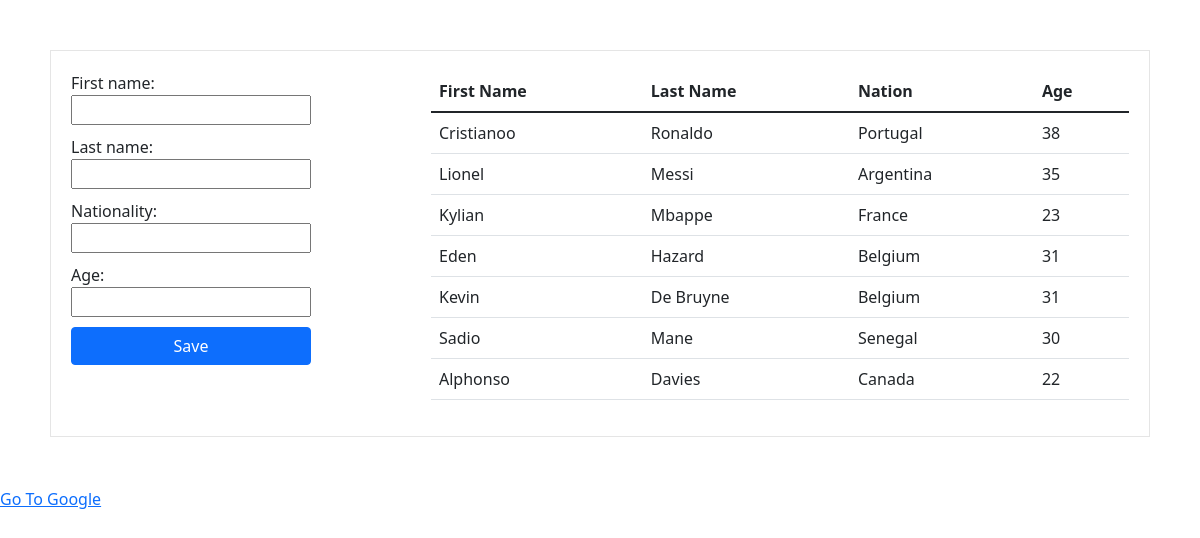
The page / on the database its author committed.
### home/models.py (models this page shows, shortened)
class Player(models.Model):
    first_name = models.CharField(max_length=100)
    last_name = models.CharField(max_length=100)
    nationality = models.CharField(max_length=100)
    age = models.IntegerField()

### home/views.py (the view, shortened to what this page needs)
# urls.py: path('', hv.HomeView.as_view(), name='home'),
class HomeView(View):
    def get(self, request):
        form = PlayerForm()
        players = Player.objects.all()
        return render(request, './templates/home.html', {'form':form, 'Players':players})

### home/forms.py
class PlayerForm(ModelForm):
    class Meta:
        model = Player
        fields = '__all__'

### templates/home.html (shortened to what this page needs)
<!DOCTYPE html>
<html lang="en">
  {% load static %}
  <head>
    <link
      href="https://cdn.jsdelivr.net/npm/bootstrap@5.1.1/dist/css/bootstrap.min.css"
      rel="stylesheet"
    />
    <link rel="stylesheet" href="{% static 'css/style.css' %}?{% now 'U' %}" />
  </head>
  <body>
    <div class="main-frame">
      <form method="POST">
        <div class="left-frame">
          {{form.as_table}}
          <button name="submit" type="submit" class="btn btn-primary">
            Save
          </button>
        </div>
      </form>
      <div class="right-frame">
        <table class="table">
          <thead>
            <tr>
              <th scope="col">First Name</th>
              <th scope="col">Last Name</th>
              <th scope="col">Nation</th>
              <th scope="col">Age</th>
            </tr>
          </thead>
          <tbody>
            {% for player in Players %}
            <tr>
              <td>{{player.first_name}}</td>
              <td>{{player.last_name}}</td>
              <td>{{player.nationality}}</td>
              <td>{{player.age}}</td>
            </tr>
            {% endfor %}
          </tbody>
        </table>
      </div>
    </div>
    <a href="{% url 'home:redirect' %}"> Go To Google</a>
  </body>
</html>

### statics/css/style.css (style rules this page uses)
.main-frame { margin:50px; padding: 20px; border: 1px solid rgba(0,0,0,0.1); display: flex; flex-direction: row; }
.left-frame { display: flex; flex-direction: column; width:30vw; }
.right-frame { width: 60vw; }
input, button { width:240px; margin-bottom: 10px; }

### rows shown on the page
Player: first_name "Cristianoo", last_name "Ronaldo", nationality "Portugal", age "38"
Player: first_name "Lionel", last_name "Messi", nationality "Argentina", age "35"
Player: first_name "Kylian", last_name "Mbappe", nationality "France", age "23"
Player: first_name "Eden", last_name "Hazard", nationality "Belgium", age "31"
Player: first_name "Kevin", last_name "De Bruyne", nationality "Belgium", age "31"
Player: first_name "Sadio", last_name "Mane", nationality "Senegal", age "30"
Player: first_name "Alphonso", last_name "Davies", nationality "Canada", age "22"
